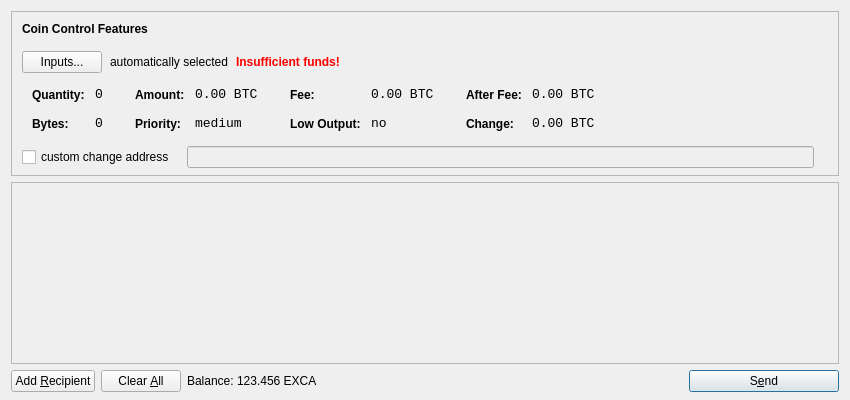
<?xml version="1.0" encoding="UTF-8"?>
<ui version="4.0">
 <class>SendCoinsDialog</class>
 <widget class="QDialog" name="SendCoinsDialog">
  <property name="geometry">
   <rect>
    <x>0</x>
    <y>0</y>
    <width>850</width>
    <height>400</height>
   </rect>
  </property>
  <property name="windowTitle">
   <string>Send Coins</string>
  </property>
  <layout class="QVBoxLayout" name="verticalLayout" stretch="0,1,0">
   <property name="bottomMargin">
    <number>8</number>
   </property>
   <item>
    <widget class="QFrame" name="frameCoinControl">
     <property name="sizePolicy">
      <sizepolicy hsizetype="Expanding" vsizetype="Expanding">
       <horstretch>0</horstretch>
       <verstretch>0</verstretch>
      </sizepolicy>
     </property>
     <property name="maximumSize">
      <size>
       <width>16777215</width>
       <height>16777215</height>
      </size>
     </property>
     <property name="frameShape">
      <enum>QFrame::StyledPanel</enum>
     </property>
     <property name="frameShadow">
      <enum>QFrame::Sunken</enum>
     </property>
     <layout class="QVBoxLayout" name="verticalLayoutCoinControl2">
      <property name="spacing">
       <number>-1</number>
      </property>
      <property name="leftMargin">
       <number>0</number>
      </property>
      <property name="topMargin">
       <number>0</number>
      </property>
      <property name="rightMargin">
       <number>0</number>
      </property>
      <property name="bottomMargin">
       <number>6</number>
      </property>
      <item>
       <layout class="QVBoxLayout" name="verticalLayoutCoinControl" stretch="0,0,0,0,1">
        <property name="spacing">
         <number>0</number>
        </property>
        <property name="leftMargin">
         <number>10</number>
        </property>
        <property name="topMargin">
         <number>10</number>
        </property>
        <item>
         <layout class="QHBoxLayout" name="horizontalLayoutCoinControl1">
          <property name="bottomMargin">
           <number>15</number>
          </property>
          <item>
           <widget class="QLabel" name="labelCoinControlFeatures">
            <property name="sizePolicy">
             <sizepolicy hsizetype="Preferred" vsizetype="Maximum">
              <horstretch>0</horstretch>
              <verstretch>0</verstretch>
             </sizepolicy>
            </property>
            <property name="font">
             <font>
              <weight>75</weight>
              <bold>true</bold>
             </font>
            </property>
            <property name="styleSheet">
             <string notr="true">font-weight:bold;</string>
            </property>
            <property name="text">
             <string>Coin Control Features</string>
            </property>
           </widget>
          </item>
         </layout>
        </item>
        <item>
         <layout class="QHBoxLayout" name="horizontalLayoutCoinControl2" stretch="0,0,0,0">
          <property name="spacing">
           <number>8</number>
          </property>
          <property name="bottomMargin">
           <number>10</number>
          </property>
          <item>
           <widget class="QPushButton" name="pushButtonCoinControl">
            <property name="styleSheet">
             <string notr="true"/>
            </property>
            <property name="text">
             <string>Inputs...</string>
            </property>
           </widget>
          </item>
          <item>
           <widget class="QLabel" name="labelCoinControlAutomaticallySelected">
            <property name="text">
             <string>automatically selected</string>
            </property>
            <property name="margin">
             <number>5</number>
            </property>
           </widget>
          </item>
          <item>
           <widget class="QLabel" name="labelCoinControlInsuffFunds">
            <property name="font">
             <font>
              <weight>75</weight>
              <bold>true</bold>
             </font>
            </property>
            <property name="styleSheet">
             <string notr="true">color:red;font-weight:bold;</string>
            </property>
            <property name="text">
             <string>Insufficient funds!</string>
            </property>
            <property name="margin">
             <number>5</number>
            </property>
           </widget>
          </item>
          <item>
           <spacer name="horizontalSpacerCoinControl">
            <property name="orientation">
             <enum>Qt::Horizontal</enum>
            </property>
            <property name="sizeHint" stdset="0">
             <size>
              <width>40</width>
              <height>1</height>
             </size>
            </property>
           </spacer>
          </item>
         </layout>
        </item>
        <item>
         <widget class="QWidget" name="widgetCoinControl" native="true">
          <property name="sizePolicy">
           <sizepolicy hsizetype="Preferred" vsizetype="Preferred">
            <horstretch>0</horstretch>
            <verstretch>0</verstretch>
           </sizepolicy>
          </property>
          <property name="minimumSize">
           <size>
            <width>0</width>
            <height>0</height>
           </size>
          </property>
          <property name="styleSheet">
           <string notr="true"/>
          </property>
          <layout class="QHBoxLayout" name="horizontalLayoutCoinControl5">
           <property name="margin">
            <number>0</number>
           </property>
           <item>
            <layout class="QHBoxLayout" name="horizontalLayoutCoinControl3" stretch="0,0,0,1">
             <property name="spacing">
              <number>20</number>
             </property>
             <property name="topMargin">
              <number>0</number>
             </property>
             <property name="bottomMargin">
              <number>10</number>
             </property>
             <item>
              <layout class="QFormLayout" name="formLayoutCoinControl1">
               <property name="horizontalSpacing">
                <number>10</number>
               </property>
               <property name="verticalSpacing">
                <number>14</number>
               </property>
               <property name="leftMargin">
                <number>10</number>
               </property>
               <property name="topMargin">
                <number>4</number>
               </property>
               <property name="rightMargin">
                <number>6</number>
               </property>
               <item row="0" column="0">
                <widget class="QLabel" name="labelCoinControlQuantityText">
                 <property name="styleSheet">
                  <string notr="true">font-weight:bold;</string>
                 </property>
                 <property name="text">
                  <string>Quantity:</string>
                 </property>
                 <property name="margin">
                  <number>0</number>
                 </property>
                </widget>
               </item>
               <item row="0" column="1">
                <widget class="QLabel" name="labelCoinControlQuantity">
                 <property name="font">
                  <font>
                   <family>Monospace</family>
                   <pointsize>10</pointsize>
                  </font>
                 </property>
                 <property name="cursor">
                  <cursorShape>IBeamCursor</cursorShape>
                 </property>
                 <property name="contextMenuPolicy">
                  <enum>Qt::ActionsContextMenu</enum>
                 </property>
                 <property name="text">
                  <string notr="true">0</string>
                 </property>
                 <property name="margin">
                  <number>0</number>
                 </property>
                 <property name="textInteractionFlags">
                  <set>Qt::LinksAccessibleByMouse|Qt::TextSelectableByKeyboard|Qt::TextSelectableByMouse</set>
                 </property>
                </widget>
               </item>
               <item row="1" column="0">
                <widget class="QLabel" name="labelCoinControlBytesText">
                 <property name="styleSheet">
                  <string notr="true">font-weight:bold;</string>
                 </property>
                 <property name="text">
                  <string>Bytes:</string>
                 </property>
                </widget>
               </item>
               <item row="1" column="1">
                <widget class="QLabel" name="labelCoinControlBytes">
                 <property name="font">
                  <font>
                   <family>Monospace</family>
                   <pointsize>10</pointsize>
                  </font>
                 </property>
                 <property name="cursor">
                  <cursorShape>IBeamCursor</cursorShape>
                 </property>
                 <property name="contextMenuPolicy">
                  <enum>Qt::ActionsContextMenu</enum>
                 </property>
                 <property name="text">
                  <string notr="true">0</string>
                 </property>
                 <property name="textInteractionFlags">
                  <set>Qt::LinksAccessibleByMouse|Qt::TextSelectableByKeyboard|Qt::TextSelectableByMouse</set>
                 </property>
                </widget>
               </item>
              </layout>
             </item>
             <item>
              <layout class="QFormLayout" name="formLayoutCoinControl2">
               <property name="horizontalSpacing">
                <number>10</number>
               </property>
               <property name="verticalSpacing">
                <number>14</number>
               </property>
               <property name="leftMargin">
                <number>6</number>
               </property>
               <property name="topMargin">
                <number>4</number>
               </property>
               <property name="rightMargin">
                <number>6</number>
               </property>
               <item row="0" column="0">
                <widget class="QLabel" name="labelCoinControlAmountText">
                 <property name="styleSheet">
                  <string notr="true">font-weight:bold;</string>
                 </property>
                 <property name="text">
                  <string>Amount:</string>
                 </property>
                 <property name="margin">
                  <number>0</number>
                 </property>
                </widget>
               </item>
               <item row="0" column="1">
                <widget class="QLabel" name="labelCoinControlAmount">
                 <property name="font">
                  <font>
                   <family>Monospace</family>
                   <pointsize>10</pointsize>
                  </font>
                 </property>
                 <property name="cursor">
                  <cursorShape>IBeamCursor</cursorShape>
                 </property>
                 <property name="contextMenuPolicy">
                  <enum>Qt::ActionsContextMenu</enum>
                 </property>
                 <property name="text">
                  <string notr="true">0.00 BTC</string>
                 </property>
                 <property name="textInteractionFlags">
                  <set>Qt::LinksAccessibleByMouse|Qt::TextSelectableByKeyboard|Qt::TextSelectableByMouse</set>
                 </property>
                </widget>
               </item>
               <item row="1" column="0">
                <widget class="QLabel" name="labelCoinControlPriorityText">
                 <property name="styleSheet">
                  <string notr="true">font-weight:bold;</string>
                 </property>
                 <property name="text">
                  <string>Priority:</string>
                 </property>
                </widget>
               </item>
               <item row="1" column="1">
                <widget class="QLabel" name="labelCoinControlPriority">
                 <property name="font">
                  <font>
                   <family>Monospace</family>
                   <pointsize>10</pointsize>
                  </font>
                 </property>
                 <property name="cursor">
                  <cursorShape>IBeamCursor</cursorShape>
                 </property>
                 <property name="contextMenuPolicy">
                  <enum>Qt::ActionsContextMenu</enum>
                 </property>
                 <property name="text">
                  <string>medium</string>
                 </property>
                 <property name="textInteractionFlags">
                  <set>Qt::LinksAccessibleByMouse|Qt::TextSelectableByKeyboard|Qt::TextSelectableByMouse</set>
                 </property>
                </widget>
               </item>
              </layout>
             </item>
             <item>
              <layout class="QFormLayout" name="formLayoutCoinControl3">
               <property name="horizontalSpacing">
                <number>10</number>
               </property>
               <property name="verticalSpacing">
                <number>14</number>
               </property>
               <property name="leftMargin">
                <number>6</number>
               </property>
               <property name="topMargin">
                <number>4</number>
               </property>
               <property name="rightMargin">
                <number>6</number>
               </property>
               <item row="0" column="0">
                <widget class="QLabel" name="labelCoinControlFeeText">
                 <property name="styleSheet">
                  <string notr="true">font-weight:bold;</string>
                 </property>
                 <property name="text">
                  <string>Fee:</string>
                 </property>
                 <property name="margin">
                  <number>0</number>
                 </property>
                </widget>
               </item>
               <item row="0" column="1">
                <widget class="QLabel" name="labelCoinControlFee">
                 <property name="font">
                  <font>
                   <family>Monospace</family>
                   <pointsize>10</pointsize>
                  </font>
                 </property>
                 <property name="cursor">
                  <cursorShape>IBeamCursor</cursorShape>
                 </property>
                 <property name="contextMenuPolicy">
                  <enum>Qt::ActionsContextMenu</enum>
                 </property>
                 <property name="text">
                  <string notr="true">0.00 BTC</string>
                 </property>
                 <property name="textInteractionFlags">
                  <set>Qt::LinksAccessibleByMouse|Qt::TextSelectableByKeyboard|Qt::TextSelectableByMouse</set>
                 </property>
                </widget>
               </item>
               <item row="1" column="0">
                <widget class="QLabel" name="labelCoinControlLowOutputText">
                 <property name="styleSheet">
                  <string notr="true">font-weight:bold;</string>
                 </property>
                 <property name="text">
                  <string>Low Output:</string>
                 </property>
                </widget>
               </item>
               <item row="1" column="1">
                <widget class="QLabel" name="labelCoinControlLowOutput">
                 <property name="font">
                  <font>
                   <family>Monospace</family>
                   <pointsize>10</pointsize>
                  </font>
                 </property>
                 <property name="cursor">
                  <cursorShape>IBeamCursor</cursorShape>
                 </property>
                 <property name="contextMenuPolicy">
                  <enum>Qt::ActionsContextMenu</enum>
                 </property>
                 <property name="text">
                  <string>no</string>
                 </property>
                 <property name="textInteractionFlags">
                  <set>Qt::LinksAccessibleByMouse|Qt::TextSelectableByKeyboard|Qt::TextSelectableByMouse</set>
                 </property>
                </widget>
               </item>
              </layout>
             </item>
             <item>
              <layout class="QFormLayout" name="formLayoutCoinControl4">
               <property name="horizontalSpacing">
                <number>10</number>
               </property>
               <property name="verticalSpacing">
                <number>14</number>
               </property>
               <property name="leftMargin">
                <number>6</number>
               </property>
               <property name="topMargin">
                <number>4</number>
               </property>
               <property name="rightMargin">
                <number>6</number>
               </property>
               <item row="0" column="0">
                <widget class="QLabel" name="labelCoinControlAfterFeeText">
                 <property name="styleSheet">
                  <string notr="true">font-weight:bold;</string>
                 </property>
                 <property name="text">
                  <string>After Fee:</string>
                 </property>
                 <property name="margin">
                  <number>0</number>
                 </property>
                </widget>
               </item>
               <item row="0" column="1">
                <widget class="QLabel" name="labelCoinControlAfterFee">
                 <property name="font">
                  <font>
                   <family>Monospace</family>
                   <pointsize>10</pointsize>
                  </font>
                 </property>
                 <property name="cursor">
                  <cursorShape>IBeamCursor</cursorShape>
                 </property>
                 <property name="contextMenuPolicy">
                  <enum>Qt::ActionsContextMenu</enum>
                 </property>
                 <property name="text">
                  <string notr="true">0.00 BTC</string>
                 </property>
                 <property name="textInteractionFlags">
                  <set>Qt::LinksAccessibleByMouse|Qt::TextSelectableByKeyboard|Qt::TextSelectableByMouse</set>
                 </property>
                </widget>
               </item>
               <item row="1" column="0">
                <widget class="QLabel" name="labelCoinControlChangeText">
                 <property name="styleSheet">
                  <string notr="true">font-weight:bold;</string>
                 </property>
                 <property name="text">
                  <string>Change:</string>
                 </property>
                </widget>
               </item>
               <item row="1" column="1">
                <widget class="QLabel" name="labelCoinControlChange">
                 <property name="font">
                  <font>
                   <family>Monospace</family>
                   <pointsize>10</pointsize>
                  </font>
                 </property>
                 <property name="cursor">
                  <cursorShape>IBeamCursor</cursorShape>
                 </property>
                 <property name="contextMenuPolicy">
                  <enum>Qt::ActionsContextMenu</enum>
                 </property>
                 <property name="text">
                  <string notr="true">0.00 BTC</string>
                 </property>
                 <property name="textInteractionFlags">
                  <set>Qt::LinksAccessibleByMouse|Qt::TextSelectableByKeyboard|Qt::TextSelectableByMouse</set>
                 </property>
                </widget>
               </item>
              </layout>
             </item>
            </layout>
           </item>
          </layout>
         </widget>
        </item>
        <item>
         <layout class="QHBoxLayout" name="horizontalLayoutCoinControl4" stretch="0,0,0">
          <property name="spacing">
           <number>12</number>
          </property>
          <property name="sizeConstraint">
           <enum>QLayout::SetDefaultConstraint</enum>
          </property>
          <property name="topMargin">
           <number>5</number>
          </property>
          <property name="rightMargin">
           <number>5</number>
          </property>
          <item>
           <widget class="QCheckBox" name="checkBoxCoinControlChange">
            <property name="text">
             <string>custom change address</string>
            </property>
           </widget>
          </item>
          <item>
           <widget class="QLineEdit" name="lineEditCoinControlChange">
            <property name="enabled">
             <bool>false</bool>
            </property>
            <property name="sizePolicy">
             <sizepolicy hsizetype="Expanding" vsizetype="Fixed">
              <horstretch>0</horstretch>
              <verstretch>0</verstretch>
             </sizepolicy>
            </property>
           </widget>
          </item>
          <item>
           <widget class="QLabel" name="labelCoinControlChangeLabel">
            <property name="sizePolicy">
             <sizepolicy hsizetype="Preferred" vsizetype="Expanding">
              <horstretch>0</horstretch>
              <verstretch>0</verstretch>
             </sizepolicy>
            </property>
            <property name="minimumSize">
             <size>
              <width>0</width>
              <height>0</height>
             </size>
            </property>
            <property name="text">
             <string/>
            </property>
            <property name="margin">
             <number>3</number>
            </property>
           </widget>
          </item>
         </layout>
        </item>
        <item>
         <spacer name="verticalSpacerCoinControl">
          <property name="orientation">
           <enum>Qt::Vertical</enum>
          </property>
          <property name="sizeHint" stdset="0">
           <size>
            <width>800</width>
            <height>1</height>
           </size>
          </property>
         </spacer>
        </item>
       </layout>
      </item>
     </layout>
    </widget>
   </item>
   <item>
    <widget class="QScrollArea" name="scrollArea">
     <property name="widgetResizable">
      <bool>true</bool>
     </property>
     <widget class="QWidget" name="scrollAreaWidgetContents">
      <property name="geometry">
       <rect>
        <x>0</x>
        <y>0</y>
        <width>830</width>
        <height>165</height>
       </rect>
      </property>
      <layout class="QVBoxLayout" name="verticalLayout_2">
       <property name="margin">
        <number>0</number>
       </property>
       <item>
        <layout class="QVBoxLayout" name="entries">
         <property name="spacing">
          <number>6</number>
         </property>
        </layout>
       </item>
       <item>
        <spacer name="verticalSpacer">
         <property name="orientation">
          <enum>Qt::Vertical</enum>
         </property>
         <property name="sizeHint" stdset="0">
          <size>
           <width>20</width>
           <height>40</height>
          </size>
         </property>
        </spacer>
       </item>
      </layout>
     </widget>
    </widget>
   </item>
   <item>
    <layout class="QHBoxLayout" name="horizontalLayout">
     <item>
      <widget class="QPushButton" name="addButton">
       <property name="toolTip">
        <string>Send to multiple recipients at once</string>
       </property>
       <property name="text">
        <string>Add &amp;Recipient</string>
       </property>
       <property name="icon">
        <iconset resource="../bitcoin.qrc">
         <normaloff>:/icons/add</normaloff>:/icons/add</iconset>
       </property>
       <property name="autoDefault">
        <bool>false</bool>
       </property>
      </widget>
     </item>
     <item>
      <widget class="QPushButton" name="clearButton">
       <property name="sizePolicy">
        <sizepolicy hsizetype="Minimum" vsizetype="Fixed">
         <horstretch>0</horstretch>
         <verstretch>0</verstretch>
        </sizepolicy>
       </property>
       <property name="toolTip">
        <string>Remove all transaction fields</string>
       </property>
       <property name="text">
        <string>Clear &amp;All</string>
       </property>
       <property name="icon">
        <iconset resource="../bitcoin.qrc">
         <normaloff>:/icons/remove</normaloff>:/icons/remove</iconset>
       </property>
       <property name="autoRepeatDelay">
        <number>300</number>
       </property>
       <property name="autoDefault">
        <bool>false</bool>
       </property>
      </widget>
     </item>
     <item>
      <layout class="QHBoxLayout" name="horizontalLayout_2">
       <property name="spacing">
        <number>3</number>
       </property>
       <item>
        <widget class="QLabel" name="label">
         <property name="text">
          <string>Balance:</string>
         </property>
        </widget>
       </item>
       <item>
        <widget class="QLabel" name="labelBalance">
         <property name="cursor">
          <cursorShape>IBeamCursor</cursorShape>
         </property>
         <property name="text">
          <string>123.456 EXCA</string>
         </property>
         <property name="textInteractionFlags">
          <set>Qt::LinksAccessibleByMouse|Qt::TextSelectableByKeyboard|Qt::TextSelectableByMouse</set>
         </property>
        </widget>
       </item>
      </layout>
     </item>
     <item>
      <spacer name="horizontalSpacer">
       <property name="orientation">
        <enum>Qt::Horizontal</enum>
       </property>
       <property name="sizeHint" stdset="0">
        <size>
         <width>40</width>
         <height>20</height>
        </size>
       </property>
      </spacer>
     </item>
     <item>
      <widget class="QPushButton" name="sendButton">
       <property name="minimumSize">
        <size>
         <width>150</width>
         <height>0</height>
        </size>
       </property>
       <property name="toolTip">
        <string>Confirm the send action</string>
       </property>
       <property name="text">
        <string>S&amp;end</string>
       </property>
       <property name="icon">
        <iconset resource="../bitcoin.qrc">
         <normaloff>:/icons/send</normaloff>:/icons/send</iconset>
       </property>
       <property name="default">
        <bool>true</bool>
       </property>
      </widget>
     </item>
    </layout>
   </item>
  </layout>
 </widget>
 <resources>
  <include location="../bitcoin.qrc"/>
 </resources>
 <connections/>
</ui>
